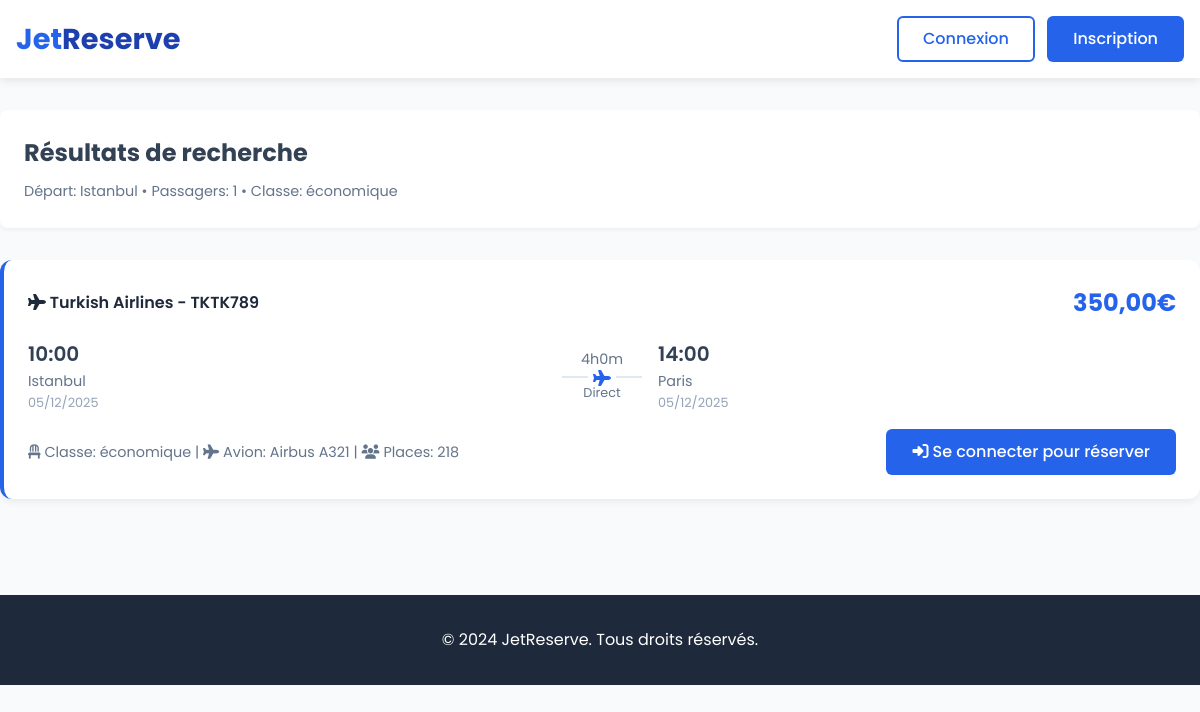
/vols.php?depart=Istanbul, run on the app's committed database.
### tables this page shows
CREATE TABLE IF NOT EXISTS `vols` (
  `id_vol` int(11) NOT NULL AUTO_INCREMENT,
  `id_compagnie` int(11) NOT NULL,
  `id_avion` int(11) NOT NULL,
  `depart` varchar(50) NOT NULL,
  `arrivee` varchar(50) NOT NULL,
  `date_depart` datetime NOT NULL,
  `date_arrivee` datetime NOT NULL,
  `prix` decimal(10,2) NOT NULL,
  `escales` int(11) DEFAULT '0',
  `classe` enum('économique','affaires','première') DEFAULT 'économique',
  `numero_vol` varchar(10) DEFAULT NULL,
  `places_disponibles` int(11) DEFAULT NULL,
  PRIMARY KEY (`id_vol`),
  KEY `id_compagnie` (`id_compagnie`),
  KEY `id_avion` (`id_avion`)
);

CREATE TABLE IF NOT EXISTS `compagnies` (
  `id_compagnie` int(11) NOT NULL AUTO_INCREMENT,
  `nom_compagnie` varchar(100) NOT NULL,
  `code_compagnie` varchar(10) NOT NULL,
  PRIMARY KEY (`id_compagnie`),
  UNIQUE KEY `code_compagnie` (`code_compagnie`)
);

CREATE TABLE IF NOT EXISTS `avions` (
  `id_avion` int(11) NOT NULL AUTO_INCREMENT,
  `modele` varchar(100) NOT NULL,
  `id_compagnie` int(11) NOT NULL,
  `capacite_total` int(11) NOT NULL,
  `configuration_sieges` json DEFAULT NULL,
  `created_at` timestamp NULL DEFAULT CURRENT_TIMESTAMP,
  PRIMARY KEY (`id_avion`),
  KEY `id_compagnie` (`id_compagnie`)
);

### vols.php (the view, shortened to what this page needs)
<?php
require_once 'includes/db.php';
$depart = isset($_GET['depart']) ? trim($_GET['depart']) : '';
$passagers = isset($_GET['passagers']) ? max(1, intval($_GET['passagers'])) : 1;
$classe = isset($_GET['classe']) ? $_GET['classe'] : 'économique';
$sql = "SELECT v.*, c.nom_compagnie, c.code_compagnie, a.modele as avion_modele
        FROM vols v
        JOIN compagnies c ON v.id_compagnie = c.id_compagnie
        JOIN avions a ON v.id_avion = a.id_avion
        WHERE v.places_disponibles >= ? AND v.date_depart > NOW()";
$params = [$passagers];
$types = ['i'];
if (!empty($depart)) {
    $sql .= " AND v.depart LIKE ?";
    $params[] = "%$depart%";
    $types[] = 's';
}
$sql .= " AND v.classe = ?";
$params[] = $classe;
$types[] = 's';
$sql .= " ORDER BY v.prix ASC";
try {
    $stmt = $pdo->prepare($sql);
    foreach ($params as $key => $param) {
        $stmt->bindValue($key + 1, $param, $types[$key] === 'i' ? PDO::PARAM_INT : PDO::PARAM_STR);
    }
    $stmt->execute();
    $vols = $stmt->fetchAll(PDO::FETCH_ASSOC);
} catch (PDOException $e) {
    error_log("Erreur de recherche de vols: " . $e->getMessage());
    $vols = [];
}
?>
<!DOCTYPE html>
<html lang="fr">
<head>
    <link rel="stylesheet" href="https://cdnjs.cloudflare.com/ajax/libs/font-awesome/6.4.0/css/all.min.css">
</head>
<body>
    <header>
        <div class="container">
            <div class="header-top">
                <a href="index.php" class="logo">Jet<span>Reserve</span></a>
                <div class="auth-buttons">
                    <?php if (isset($_SESSION['user_id'])): ?>
                        <a href="dashboard.php" class="btn btn-outline">Mon compte</a>
                        <a href="logout.php" class="btn btn-primary">Déconnexion</a>
                    <?php else: ?>
                        <a href="vge64/connexion.php" class="btn btn-outline">Connexion</a>
                        <a href="vge64/inscription.php" class="btn btn-primary">Inscription</a>
                    <?php endif; ?>
                </div>
            </div>
        </div>
    </header>
    <div class="container" style="padding: 2rem 0;">
        <div class="search-summary">
            <h2>Résultats de recherche</h2>
            <div class="search-criteria">
                <?php
                $criteria = [];
                if (!empty($depart)) $criteria[] = "Départ: " . htmlspecialchars($depart);
                $criteria[] = "Passagers: " . $passagers;
                $criteria[] = "Classe: " . htmlspecialchars($classe);
                echo implode(" • ", $criteria);
                ?>
            </div>
        </div>
        <?php if (empty($vols)): ?>
            <div class="no-results">
                <h3>Aucun vol trouvé</h3>
                <p>Essayez de modifier vos critères de recherche</p>
                <a href="index.php" class="btn btn-primary" style="margin-top: 1rem;">Nouvelle recherche</a>
            </div>
        <?php else: ?>
            <div class="search-results">
                <?php foreach ($vols as $vol): ?>
                <div class="flight-result">
                    <div class="flight-header">
                        <div class="flight-airline">
                            <i class="fas fa-plane"></i>
                            <?php echo htmlspecialchars($vol['nom_compagnie']); ?> -
                            <?php echo htmlspecialchars($vol['code_compagnie'] . $vol['numero_vol']); ?>
                        </div>
                        <div class="flight-price"><?php echo number_format($vol['prix'], 2, ',', ' '); ?>€</div>
                    </div>
                    <div style="display: grid; grid-template-columns: 1fr auto 1fr; gap: 1rem; align-items: center; margin-bottom: 1rem;">
                        <div>
                            <div style="font-size: 1.25rem; font-weight: 600;">
                                <?php echo date('H:i', strtotime($vol['date_depart'])); ?>
                            </div>
                            <div style="color: #64748b; font-size: 0.9rem;">
                                <?php echo htmlspecialchars($vol['depart']); ?>
                            </div>
                            <div style="color: #94a3b8; font-size: 0.8rem;">
                                <?php echo date('d/m/Y', strtotime($vol['date_depart'])); ?>
                            </div>
                        </div>
                        <div style="text-align: center; color: #64748b;">
                            <div style="font-size: 0.9rem;">
                                <?php
                                $depart_time = new DateTime($vol['date_depart']);
                                $arrivee_time = new DateTime($vol['date_arrivee']);
                                $interval = $depart_time->diff($arrivee_time);
                                echo $interval->format('%hh%im');
                                ?>
                            </div>
                            <div style="border-top: 2px solid #e2e8f0; width: 80px; margin: 5px auto; position: relative;">
                                <i class="fas fa-plane" style="position: absolute; top: -8px; left: 50%; transform: translateX(-50%); background: white; padding: 0 5px; color: #2563eb;"></i>
                            </div>
                            <div style="font-size: 0.8rem;">
                                <?php echo $vol['escales'] == 0 ? 'Direct' : $vol['escales'] . ' escale(s)'; ?>
                            </div>
                        </div>
                        <div>
                            <div style="font-size: 1.25rem; font-weight: 600;">
                                <?php echo date('H:i', strtotime($vol['date_arrivee'])); ?>
                            </div>
                            <div style="color: #64748b; font-size: 0.9rem;">
                                <?php echo htmlspecialchars($vol['arrivee']); ?>
                            </div>
                            <div style="color: #94a3b8; font-size: 0.8rem;">
                                <?php echo date('d/m/Y', strtotime($vol['date_arrivee'])); ?>
                            </div>
                        </div>
                    </div>
                    <div style="display: flex; justify-content: space-between; align-items: center; flex-wrap: wrap; gap: 1rem;">
                        <div>
                            <span style="color: #64748b; font-size: 0.9rem;">
                                <i class="fas fa-chair"></i> Classe: <?php echo htmlspecialchars($vol['classe']); ?> |
                                <i class="fas fa-plane"></i> Avion: <?php echo htmlspecialchars($vol['avion_modele']); ?> |
                                <i class="fas fa-users"></i> Places: <?php echo htmlspecialchars($vol['places_disponibles']); ?>
                            </span>
                        </div>
                        <?php if (isset($_SESSION['user_id'])): ?>
                            <a href="seat_selection.php?vol_id=<?php echo $vol['id_vol']; ?>" class="btn btn-primary">
                                <i class="fas fa-chair"></i> Choisir un siège
                            </a>
                        <?php else: ?>
                            <a href="vge64/connexion.php?redirect=search_results" class="btn btn-primary">
                                <i class="fas fa-sign-in-alt"></i> Se connecter pour réserver
                            </a>
                        <?php endif; ?>
                    </div>
                </div>
                <?php endforeach; ?>
            </div>
        <?php endif; ?>
    </div>
    <footer style="background: #1e293b; color: white; padding: 2rem 0; margin-top: 3rem;">
        <div class="container">
            <div style="text-align: center;">
                <p>&copy; 2024 JetReserve. Tous droits réservés.</p>
            </div>
        </div>
    </footer>
</body>
</html>

### vols.php (style rules this page uses)
* { margin: 0; padding: 0; box-sizing: border-box; }
body { font-family: 'Poppins', sans-serif; background-color: #f8fafc; color: #334155; line-height: 1.6; }
.container { max-width: 1200px; margin: 0 auto; padding: 0 1rem; }
header { background: white; box-shadow: 0 2px 10px rgba(0,0,0,0.1); position: sticky; top: 0; z-index: 100; }
.header-top { display: flex; justify-content: space-between; align-items: center; padding: 1rem 0; }
.logo { font-size: 1.8rem; font-weight: 700; text-decoration: none; color: #2563eb; }
.logo span { color: #1e40af; }
.btn { display: inline-block; padding: 0.5rem 1.5rem; border-radius: 6px; text-decoration: none; font-weight: 500; transition: all 0.3s ease; border: 2px solid transparent; }
.btn-primary { background: #2563eb; color: white; margin-left: 0.5rem; }
.btn-outline { border-color: #2563eb; color: #2563eb; background: transparent; }
.flight-result { background: white; border-radius: 12px; padding: 1.5rem; margin-bottom: 1rem; box-shadow: 0 4px 6px rgba(0,0,0,0.05); border-left: 4px solid #2563eb; transition: transform 0.2s ease, box-shadow 0.2s ease; }
.flight-header { display: flex; justify-content: space-between; align-items: center; margin-bottom: 1rem; flex-wrap: wrap; gap: 1rem; }
.flight-airline { font-weight: 600; color: #1e293b; }
.flight-price { font-size: 1.5rem; font-weight: 700; color: #2563eb; }
.search-summary { background: white; padding: 1.5rem; border-radius: 8px; margin-bottom: 2rem; box-shadow: 0 2px 4px rgba(0,0,0,0.05); }
.search-summary h2 { color: #334155; margin-bottom: 0.5rem; }
.search-criteria { color: #64748b; font-size: 0.9rem; }

### data on the page
vols: id_compagnie.nom_compagnie "Turkish Airlines", id_compagnie+numero_vol "TKTK789", prix "350,00", date_depart "10:00", depart "Istanbul", date_depart "05/12/2025", $interval->format('%hh%im') "4h0m", escales "Direct", date_arrivee "14:00", arrivee "Paris", date_arrivee "05/12/2025", classe "économique", id_avion.modele "Airbus A321", places_disponibles "218"

### other printed values
implode(" • ", $criteria) "Départ: Istanbul • Passagers: 1 • Classe: économique"
